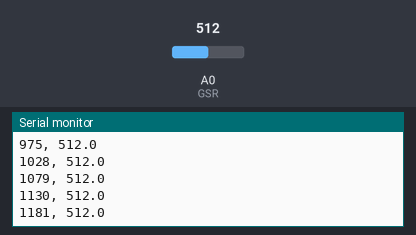
A sketch run on a simulated Arduino Uno, built with avr-gcc and run on an emulated ATmega328P. On the bench: the last lines printed to the serial monitor. Inputs (shaded band) come from the test bench; at power-on: A0 (GSR) = 512.

Above: at 1.2 s.
1.3 s: A0 (GSR) set to 716
At 1.3 s:
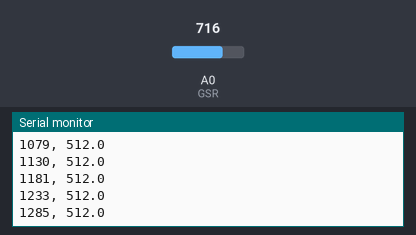
2.8 s: A0 (GSR) set to 900
At 2.84 s:
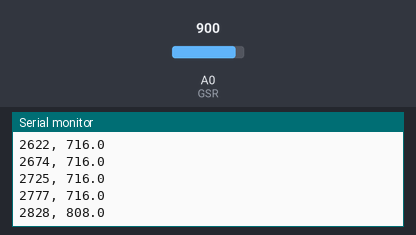
Timing chart, 0 to 5.8 s (numbered marks = the images above; inputs shaded):
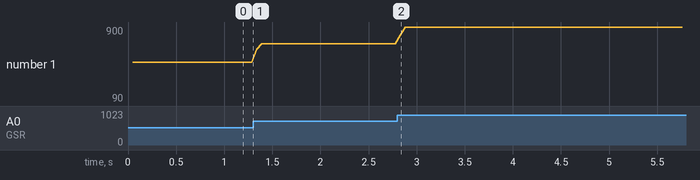

Measured:
- plotted number 1: 512 → 716 after the input at 1.3 s

The sketch:

GSR.ino
```cpp
const int GSR=A0;
int sensorValue=0;
int gsr_average=0;

char dataStr[100]= "";
char buffer[7];

void setup(){
  Serial.begin(9600);
}

void loop(){
  dataStr[0] = 0; //clean out string
  long sum=0;
  for(int i=0;i<10;i++)           //Average the 10 measurements to remove the glitch
      {
      sensorValue=analogRead(GSR);
      sum += sensorValue;
      delay(5);
      }

   ltoa( millis(),buffer,10); //convert long to charStr
   strcat(dataStr, buffer); //add it to the end
   strcat(dataStr, ", "); //append the delimiter

   gsr_average = sum/10;
   dtostrf(gsr_average, 2, 1, buffer);
   strcat(dataStr, buffer); //add it to the end
   strcat(dataStr, 0); //terminate correctly
   Serial.println(dataStr);
}
```
